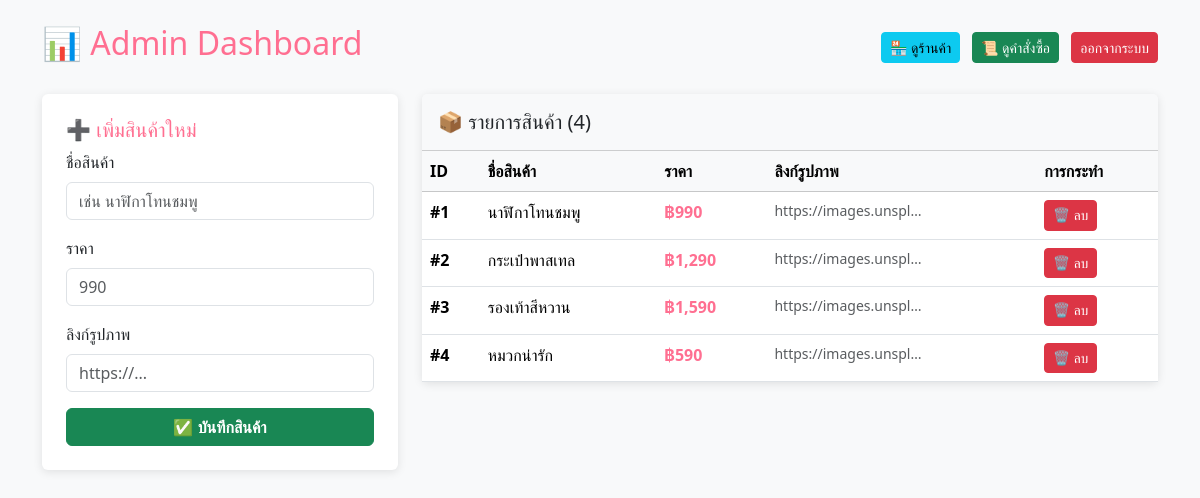
/admin (signed in), run on the app's committed database.
### app.py (models this page shows, shortened)
class Product(db.Model):
    id = db.Column(db.Integer, primary_key=True)
    name = db.Column(db.String(100), nullable=False)
    price = db.Column(db.Float, nullable=False)
    image_url = db.Column(db.String(255), nullable=True)

### app.py (the view)
@app.route("/admin")
def admin_dashboard():
    if not session.get("admin"):
        return redirect(url_for("login"))
    products = Product.query.all()
    return render_template("admin.html", products=products)

### templates/admin.html (shortened to what this page needs)
<!DOCTYPE html>
<html lang="th">
<head>
<link href="https://cdn.jsdelivr.net/npm/bootstrap@5.3.2/dist/css/bootstrap.min.css" rel="stylesheet">
</head>
<body>
<div class="container mt-4">
    <div class="d-flex justify-content-between align-items-center mb-4">
        <h2 style="color: #ff6f91;">📊 Admin Dashboard</h2>
        <div>
            <a href="/" class="btn btn-info btn-sm me-2">🏪 ดูร้านค้า</a>
            <a href="/orders" class="btn btn-success btn-sm me-2">📜 ดูคำสั่งซื้อ</a>
            <a href="/logout" class="btn btn-danger btn-sm">ออกจากระบบ</a>
        </div>
    </div>
    <div class="row">
        <div class="col-lg-4">
            <div class="card p-4">
                <h5 style="color: #ff6f91;">➕ เพิ่มสินค้าใหม่</h5>
                <form action="/add_product" method="POST">
                    <div class="mb-3">
                        <label class="form-label">ชื่อสินค้า</label>
                        <input type="text" name="name" class="form-control" placeholder="เช่น นาฬิกาโทนชมพู" required>
                    </div>
                    <div class="mb-3">
                        <label class="form-label">ราคา</label>
                        <input type="number" step="0.01" name="price" class="form-control" placeholder="990" required>
                    </div>
                    <div class="mb-3">
                        <label class="form-label">ลิงก์รูปภาพ</label>
                        <input type="text" name="image_url" class="form-control" placeholder="https://..." required>
                    </div>
                    <button type="submit" class="btn btn-success w-100 fw-bold">
                        ✅ บันทึกสินค้า
                    </button>
                </form>
            </div>
        </div>
        <div class="col-lg-8">
            <div class="card">
                <div class="card-header bg-light p-3">
                    <h5 class="mb-0">📦 รายการสินค้า ({{ products|length }})</h5>
                </div>
                <div class="table-responsive">
                    <table class="table table-hover mb-0">
                        <thead class="table-light">
                            <tr>
                                <th>ID</th>
                                <th>ชื่อสินค้า</th>
                                <th>ราคา</th>
                                <th>ลิงก์รูปภาพ</th>
                                <th>การกระทำ</th>
                            </tr>
                        </thead>
                        <tbody>
                            {% if products %}
                                {% for product in products %}
                                <tr>
                                    <td><strong>#{{ product.id }}</strong></td>
                                    <td>{{ product.name }}</td>
                                    <td><strong style="color: #ff6f91;">฿{{ "{:,.0f}".format(product.price) }}</strong></td>
                                    <td>
                                        <small class="text-muted text-truncate d-block" style="max-width: 150px;">
                                            {{ product.image_url }}
                                        </small>
                                    </td>
                                    <td>
                                        <a href="/delete_product/{{ product.id }}"
                                           class="btn btn-danger btn-sm btn-action"
                                           onclick="return confirm('ยืนยันการลบ &quot;{{ product.name }}&quot;?')">
                                           🗑️ ลบ
                                        </a>
                                    </td>
                                </tr>
                                {% endfor %}
                            {% else %}
                                <tr>
                                    <td colspan="5" class="text-center text-muted py-4">
                                        ยังไม่มีสินค้า เพิ่มสินค้าใหม่เลย! 🛍️
                                    </td>
                                </tr>
                            {% endif %}
                        </tbody>
                    </table>
                </div>
            </div>
        </div>
    </div>
</div>
</body>
</html>

### templates/admin.html (style rules this page uses)
body { background-color: #f8f9fa; }
.card { box-shadow: 0 2px 10px rgba(0, 0, 0, 0.1); border: none; }
.table { background: white; }
.btn-action { font-size: 0.85rem; }

### data on the page
Product: id "1", name "นาฬิกาโทนชมพู", price "990", image_url "https://images.unspl…"
Product: id "2", name "กระเป๋าพาสเทล", price "1,290", image_url "https://images.unspl…"
Product: id "3", name "รองเท้าสีหวาน", price "1,590", image_url "https://images.unspl…"
Product: id "4", name "หมวกน่ารัก", price "590", image_url "https://images.unspl…"

### other printed values
{{ products|length }} "4"
